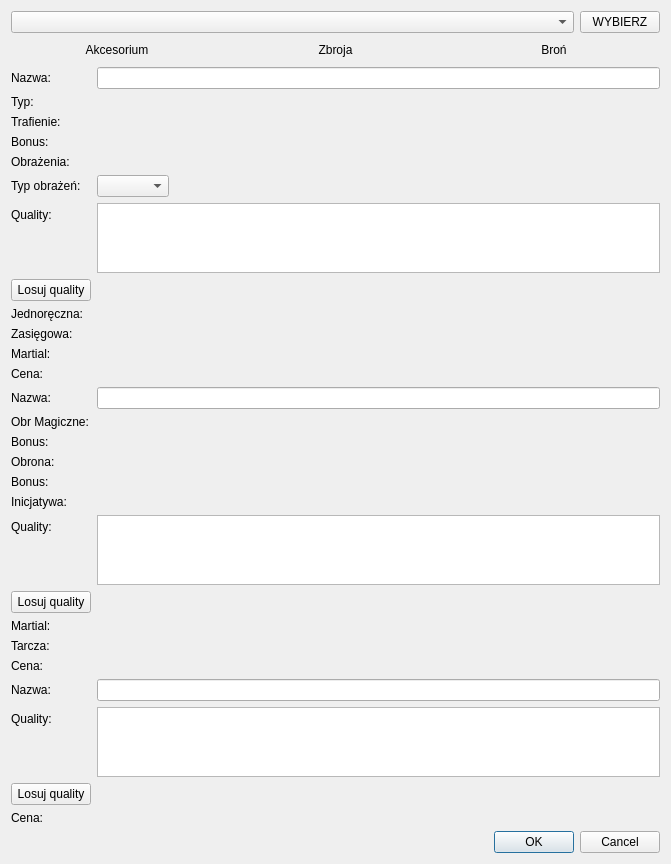
<?xml version="1.0" encoding="UTF-8"?>
<ui version="4.0">
 <class>ItemGenDialogue</class>
 <widget class="QDialog" name="ItemGenDialogue">
  <property name="geometry">
   <rect>
    <x>0</x>
    <y>0</y>
    <width>671</width>
    <height>596</height>
   </rect>
  </property>
  <property name="windowTitle">
   <string>Dialog</string>
  </property>
  <layout class="QVBoxLayout" name="verticalLayout">
   <item>
    <layout class="QVBoxLayout" name="verticalLayout_2" stretch="0,0,3,0,0">
     <item>
      <layout class="QHBoxLayout" name="ChoosePlayerLayout" stretch="1,0">
       <item>
        <widget class="QComboBox" name="comboBoxChoosePlayer"/>
       </item>
       <item>
        <widget class="QPushButton" name="bttnChoosePlayer">
         <property name="cursor">
          <cursorShape>ArrowCursor</cursorShape>
         </property>
         <property name="text">
          <string>WYBIERZ</string>
         </property>
        </widget>
       </item>
      </layout>
     </item>
     <item>
      <layout class="QHBoxLayout" name="ChooseItemLayout">
       <item>
        <widget class="QPushButton" name="bttnGenerateAccessory">
         <property name="cursor">
          <cursorShape>PointingHandCursor</cursorShape>
         </property>
         <property name="text">
          <string>Akcesorium</string>
         </property>
         <property name="checkable">
          <bool>true</bool>
         </property>
         <property name="flat">
          <bool>true</bool>
         </property>
        </widget>
       </item>
       <item>
        <widget class="QPushButton" name="bttnGenerateArmor">
         <property name="cursor">
          <cursorShape>PointingHandCursor</cursorShape>
         </property>
         <property name="text">
          <string>Zbroja</string>
         </property>
         <property name="flat">
          <bool>true</bool>
         </property>
        </widget>
       </item>
       <item>
        <widget class="QPushButton" name="bttnGenerateWeapon">
         <property name="cursor">
          <cursorShape>PointingHandCursor</cursorShape>
         </property>
         <property name="text">
          <string>Broń</string>
         </property>
         <property name="flat">
          <bool>true</bool>
         </property>
        </widget>
       </item>
      </layout>
     </item>
     <item>
      <layout class="QFormLayout" name="LayoutWeapon">
       <item row="0" column="0">
        <widget class="QLabel" name="labelItemName">
         <property name="text">
          <string>Nazwa:</string>
         </property>
        </widget>
       </item>
       <item row="0" column="1">
        <widget class="QLineEdit" name="lineEditWName">
         <property name="sizePolicy">
          <sizepolicy hsizetype="Expanding" vsizetype="Maximum">
           <horstretch>0</horstretch>
           <verstretch>0</verstretch>
          </sizepolicy>
         </property>
         <property name="maximumSize">
          <size>
           <width>16777215</width>
           <height>30</height>
          </size>
         </property>
        </widget>
       </item>
       <item row="1" column="0">
        <widget class="QLabel" name="labelWeaponType">
         <property name="text">
          <string>Typ:</string>
         </property>
        </widget>
       </item>
       <item row="1" column="1">
        <widget class="QLabel" name="labelDisplayWeaponType">
         <property name="text">
          <string/>
         </property>
        </widget>
       </item>
       <item row="2" column="0">
        <widget class="QLabel" name="labelAccName">
         <property name="text">
          <string>Trafienie:</string>
         </property>
        </widget>
       </item>
       <item row="2" column="1">
        <widget class="QLabel" name="labelDisplayAccCheck">
         <property name="text">
          <string/>
         </property>
        </widget>
       </item>
       <item row="3" column="0">
        <widget class="QLabel" name="labelAccBonus">
         <property name="text">
          <string>Bonus:</string>
         </property>
        </widget>
       </item>
       <item row="3" column="1">
        <widget class="QLabel" name="labelDisplayAccBonus">
         <property name="text">
          <string/>
         </property>
        </widget>
       </item>
       <item row="4" column="0">
        <widget class="QLabel" name="labelWeaponDmgDesc">
         <property name="text">
          <string>Obrażenia:</string>
         </property>
        </widget>
       </item>
       <item row="4" column="1">
        <widget class="QLabel" name="labelDisplayWDmgDesc">
         <property name="text">
          <string/>
         </property>
        </widget>
       </item>
       <item row="5" column="0">
        <widget class="QLabel" name="labelWeaponDmgtype">
         <property name="text">
          <string>Typ obrażeń:</string>
         </property>
        </widget>
       </item>
       <item row="5" column="1">
        <layout class="QHBoxLayout" name="LayoutComboboxDmgType">
         <item>
          <widget class="QComboBox" name="comboBox"/>
         </item>
         <item>
          <spacer name="horizontalSpacer">
           <property name="orientation">
            <enum>Qt::Orientation::Horizontal</enum>
           </property>
           <property name="sizeHint" stdset="0">
            <size>
             <width>40</width>
             <height>20</height>
            </size>
           </property>
          </spacer>
         </item>
        </layout>
       </item>
       <item row="6" column="0">
        <widget class="QLabel" name="labelQualityWeapon">
         <property name="text">
          <string>Quality:</string>
         </property>
        </widget>
       </item>
       <item row="6" column="1">
        <widget class="QTextBrowser" name="txtBrowserDisplayQuality">
         <property name="sizePolicy">
          <sizepolicy hsizetype="Expanding" vsizetype="Maximum">
           <horstretch>0</horstretch>
           <verstretch>0</verstretch>
          </sizepolicy>
         </property>
         <property name="maximumSize">
          <size>
           <width>1111111</width>
           <height>100</height>
          </size>
         </property>
        </widget>
       </item>
       <item row="7" column="0">
        <widget class="QPushButton" name="BttnRerollQualityWeap">
         <property name="text">
          <string>Losuj quality</string>
         </property>
        </widget>
       </item>
       <item row="8" column="0">
        <widget class="QLabel" name="labelOneHanded">
         <property name="text">
          <string>Jednoręczna:</string>
         </property>
        </widget>
       </item>
       <item row="8" column="1">
        <widget class="QLabel" name="labelDisplayOneHanded">
         <property name="text">
          <string/>
         </property>
        </widget>
       </item>
       <item row="9" column="0">
        <widget class="QLabel" name="labelRanged">
         <property name="text">
          <string>Zasięgowa:</string>
         </property>
        </widget>
       </item>
       <item row="9" column="1">
        <widget class="QLabel" name="labelDisplayRange">
         <property name="text">
          <string/>
         </property>
        </widget>
       </item>
       <item row="10" column="0">
        <widget class="QLabel" name="labelMartialWeapon">
         <property name="text">
          <string>Martial:</string>
         </property>
        </widget>
       </item>
       <item row="10" column="1">
        <widget class="QLabel" name="labelDisplayMartialW">
         <property name="text">
          <string/>
         </property>
        </widget>
       </item>
       <item row="11" column="0">
        <widget class="QLabel" name="labelPriceWeapon">
         <property name="text">
          <string>Cena:</string>
         </property>
        </widget>
       </item>
       <item row="11" column="1">
        <widget class="QLabel" name="labelDisplayPriceW">
         <property name="text">
          <string/>
         </property>
        </widget>
       </item>
      </layout>
     </item>
     <item>
      <layout class="QFormLayout" name="LayoutArmor">
       <item row="0" column="0">
        <widget class="QLabel" name="labelArmorName">
         <property name="text">
          <string>Nazwa:</string>
         </property>
        </widget>
       </item>
       <item row="1" column="0">
        <widget class="QLabel" name="labelMagicDef">
         <property name="text">
          <string>Obr Magiczne:</string>
         </property>
        </widget>
       </item>
       <item row="1" column="1">
        <widget class="QLabel" name="labelDisplayMagicDef">
         <property name="text">
          <string/>
         </property>
        </widget>
       </item>
       <item row="2" column="0">
        <widget class="QLabel" name="labelMagicBonus">
         <property name="text">
          <string>Bonus:</string>
         </property>
        </widget>
       </item>
       <item row="2" column="1">
        <widget class="QLabel" name="labelDisplayMagicBonus">
         <property name="text">
          <string/>
         </property>
        </widget>
       </item>
       <item row="3" column="0">
        <widget class="QLabel" name="labelDef">
         <property name="text">
          <string>Obrona:</string>
         </property>
        </widget>
       </item>
       <item row="3" column="1">
        <widget class="QLabel" name="labelDisplayDefense">
         <property name="text">
          <string/>
         </property>
        </widget>
       </item>
       <item row="4" column="0">
        <widget class="QLabel" name="labelDefBonus">
         <property name="text">
          <string>Bonus:</string>
         </property>
        </widget>
       </item>
       <item row="4" column="1">
        <widget class="QLabel" name="labelDisplayDefBonus">
         <property name="text">
          <string/>
         </property>
        </widget>
       </item>
       <item row="5" column="0">
        <widget class="QLabel" name="labelIniciative">
         <property name="text">
          <string>Inicjatywa:</string>
         </property>
        </widget>
       </item>
       <item row="5" column="1">
        <widget class="QLabel" name="labelDisplayIniciative">
         <property name="text">
          <string/>
         </property>
        </widget>
       </item>
       <item row="6" column="0">
        <widget class="QLabel" name="labelQualityArmor">
         <property name="text">
          <string>Quality:</string>
         </property>
        </widget>
       </item>
       <item row="6" column="1">
        <widget class="QTextBrowser" name="txtBrowserQuality">
         <property name="sizePolicy">
          <sizepolicy hsizetype="Expanding" vsizetype="Maximum">
           <horstretch>0</horstretch>
           <verstretch>0</verstretch>
          </sizepolicy>
         </property>
         <property name="maximumSize">
          <size>
           <width>16777215</width>
           <height>100</height>
          </size>
         </property>
        </widget>
       </item>
       <item row="7" column="0">
        <widget class="QPushButton" name="bttnRerollQualityArm">
         <property name="text">
          <string>Losuj quality</string>
         </property>
        </widget>
       </item>
       <item row="8" column="0">
        <widget class="QLabel" name="labelMartialArmor">
         <property name="text">
          <string>Martial:</string>
         </property>
        </widget>
       </item>
       <item row="8" column="1">
        <widget class="QLabel" name="labelDisplayMartialArm">
         <property name="text">
          <string/>
         </property>
        </widget>
       </item>
       <item row="9" column="0">
        <widget class="QLabel" name="labelShield">
         <property name="text">
          <string>Tarcza:</string>
         </property>
        </widget>
       </item>
       <item row="9" column="1">
        <widget class="QLabel" name="labelDisplayShield">
         <property name="text">
          <string/>
         </property>
        </widget>
       </item>
       <item row="10" column="0">
        <widget class="QLabel" name="labelPriceArmor">
         <property name="text">
          <string>Cena:</string>
         </property>
        </widget>
       </item>
       <item row="0" column="1">
        <widget class="QLineEdit" name="lineEditNameArmor">
         <property name="sizePolicy">
          <sizepolicy hsizetype="Expanding" vsizetype="Maximum">
           <horstretch>0</horstretch>
           <verstretch>0</verstretch>
          </sizepolicy>
         </property>
         <property name="minimumSize">
          <size>
           <width>0</width>
           <height>0</height>
          </size>
         </property>
         <property name="maximumSize">
          <size>
           <width>16777215</width>
           <height>30</height>
          </size>
         </property>
        </widget>
       </item>
      </layout>
     </item>
     <item>
      <layout class="QFormLayout" name="LayoutAccessory">
       <item row="0" column="0">
        <widget class="QLabel" name="labelAccesName">
         <property name="text">
          <string>Nazwa:</string>
         </property>
        </widget>
       </item>
       <item row="0" column="1">
        <widget class="QLineEdit" name="lineEditAccName">
         <property name="sizePolicy">
          <sizepolicy hsizetype="Expanding" vsizetype="Maximum">
           <horstretch>0</horstretch>
           <verstretch>0</verstretch>
          </sizepolicy>
         </property>
         <property name="maximumSize">
          <size>
           <width>16777215</width>
           <height>30</height>
          </size>
         </property>
        </widget>
       </item>
       <item row="1" column="0">
        <widget class="QLabel" name="labelQualityAcc">
         <property name="text">
          <string>Quality:</string>
         </property>
        </widget>
       </item>
       <item row="1" column="1">
        <widget class="QTextBrowser" name="textBrowser">
         <property name="sizePolicy">
          <sizepolicy hsizetype="Expanding" vsizetype="Maximum">
           <horstretch>0</horstretch>
           <verstretch>0</verstretch>
          </sizepolicy>
         </property>
         <property name="maximumSize">
          <size>
           <width>16777215</width>
           <height>100</height>
          </size>
         </property>
        </widget>
       </item>
       <item row="2" column="0">
        <widget class="QPushButton" name="bttnRerollQualityAcc">
         <property name="text">
          <string>Losuj quality</string>
         </property>
        </widget>
       </item>
       <item row="3" column="0">
        <widget class="QLabel" name="labelPriceAcc">
         <property name="text">
          <string>Cena:</string>
         </property>
        </widget>
       </item>
       <item row="3" column="1">
        <widget class="QLabel" name="labelDisplayPriceAcc">
         <property name="text">
          <string/>
         </property>
        </widget>
       </item>
      </layout>
     </item>
    </layout>
   </item>
   <item>
    <widget class="QDialogButtonBox" name="buttonBox">
     <property name="orientation">
      <enum>Qt::Orientation::Horizontal</enum>
     </property>
     <property name="standardButtons">
      <set>QDialogButtonBox::StandardButton::Cancel|QDialogButtonBox::StandardButton::Ok</set>
     </property>
    </widget>
   </item>
  </layout>
 </widget>
 <resources/>
 <connections>
  <connection>
   <sender>buttonBox</sender>
   <signal>accepted()</signal>
   <receiver>ItemGenDialogue</receiver>
   <slot>accept()</slot>
   <hints>
    <hint type="sourcelabel">
     <x>248</x>
     <y>254</y>
    </hint>
    <hint type="destinationlabel">
     <x>157</x>
     <y>274</y>
    </hint>
   </hints>
  </connection>
  <connection>
   <sender>buttonBox</sender>
   <signal>rejected()</signal>
   <receiver>ItemGenDialogue</receiver>
   <slot>reject()</slot>
   <hints>
    <hint type="sourcelabel">
     <x>316</x>
     <y>260</y>
    </hint>
    <hint type="destinationlabel">
     <x>286</x>
     <y>274</y>
    </hint>
   </hints>
  </connection>
 </connections>
</ui>
